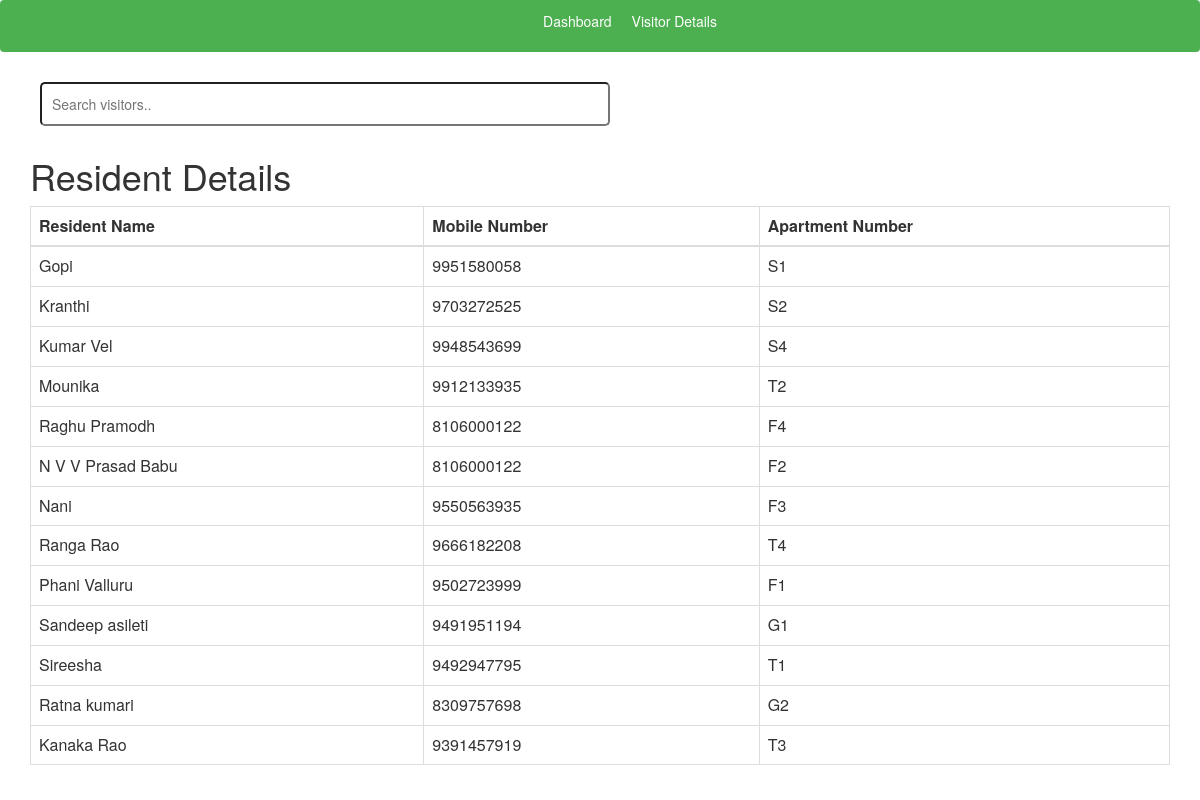
/get_owner_details.php, run on an earlier commit of the app's database.
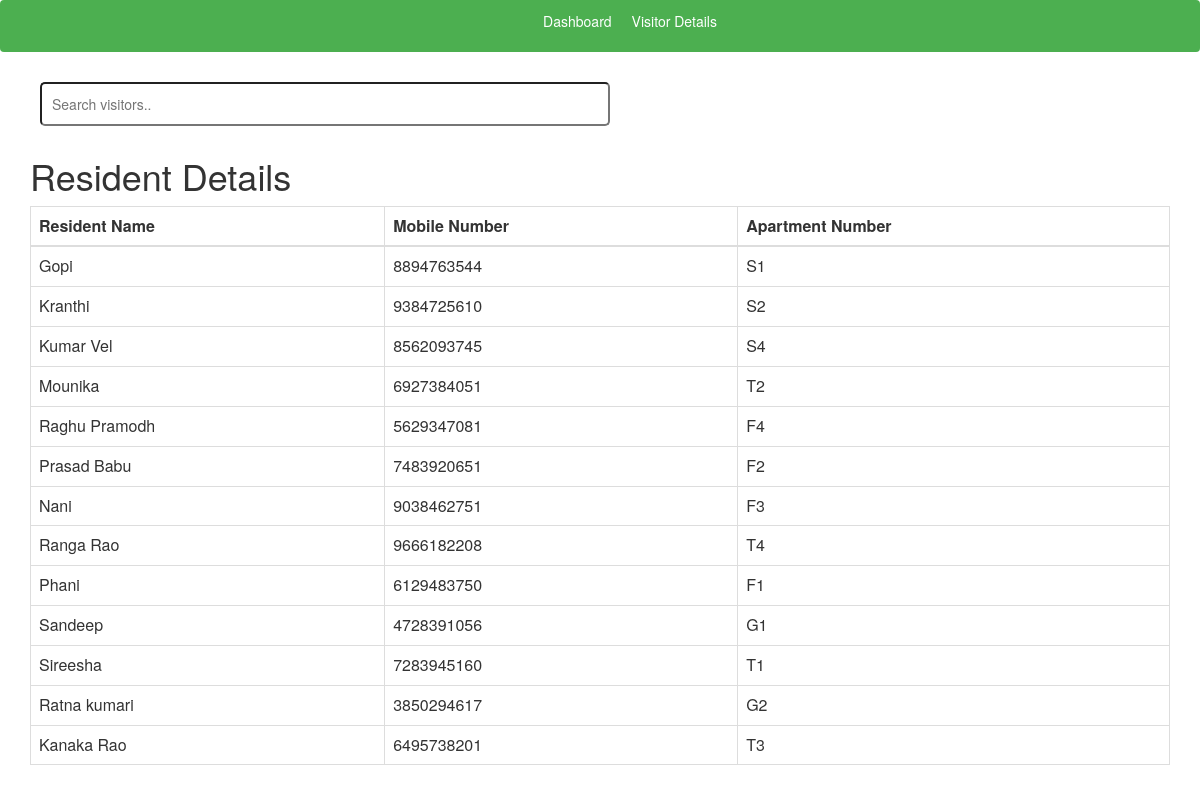
And on a later commit of the database.
### tables this page shows
CREATE TABLE IF NOT EXISTS `residents` (
  `ID` int(5) NOT NULL AUTO_INCREMENT,
  `ResidentName` varchar(120) DEFAULT NULL,
  `MobileNumber` bigint(11) DEFAULT NULL,
  `ApartmentNumber` varchar(120) NOT NULL,
  PRIMARY KEY (`ID`)
);

### get_owner_details.php (the view, shortened to what this page needs)
<?php
include('connect.php');
$query = "SELECT residentName, mobileNumber, apartmentNumber FROM residents";
$result = $conn->query($query);
$rows = array();
if ($result->num_rows > 0) {
    while ($row = $result->fetch_assoc()) {
        $rows[] = $row;
    }
} else {
    $error = 'No owner details found.';
}
?>
<html>
<head>
    <link rel="stylesheet" href="https://maxcdn.bootstrapcdn.com/bootstrap/3.4.1/css/bootstrap.min.css">
</head>
<body>
<nav class="navbar">
    <ul class="nav-links">
        <li><a href="http://localhost/login-final/homepage.html">Dashboard</a></li>
        <li><a href="http://localhost/login-final/visitors.php">Visitor Details</a></li>
    </ul>
</nav>
<div class="container">
        <input id="searchbar"
               onkeyup="search()"
               type="text" name="search"
               placeholder="Search visitors..">
    </div>
<div class="container">
    <div class="row">
        <div class="col-sm-12">
            <h1>Resident Details</h1>
        </div>
    </div>
    <?php if (isset($error)) { ?>
        <div class="row">
            <div class="col-sm-12">
                <p><?php echo $error; ?></p>
            </div>
        </div>
    <?php } else { ?>
        <div class="row">
            <div class="col-sm-12">
                <table class="table table-bordered">
                    <thead>
                    <tr>
                        <th>Resident Name</th>
                        <th>Mobile Number</th>
                        <th>Apartment Number</th>
                    </tr>
                    </thead>
                    <tbody>
                    <?php
                    foreach ($rows as $row) {
                        echo "<tr>";
                        echo "<td>" . $row["residentName"] . "</td>";
                        echo "<td>" . $row["mobileNumber"] . "</td>";
                        echo "<td>" . $row["apartmentNumber"] . "</td>";
                        echo "</tr>";
                    }
                    ?>
                    </tbody>
                </table>
            </div>
        </div>
    <?php } ?>
</div>
</body>
</html>

### get_owner_details.php (style rules this page uses)
.navbar { background-color: #4CAF50; color: #fff; padding: 10px 20px; display: flex; justify-content: space-between; }
.nav-links { display: flex; list-style-type: none; }
.nav-links li { margin-left: 20px; }
.nav-links a { text-decoration: none; color: #fff; }
#searchbar { margin: 10px; padding: 10px; border-radius: 5px; width: 50%; box-sizing: border-box; }

What changed in the data, as far as the page shows it:
changed residents "Gopi": MobileNumber "9951580058" → "8894763544"
changed residents "Kranthi": MobileNumber "9703272525" → "9384725610"
changed residents "Kumar Vel": MobileNumber "9948543699" → "8562093745"
changed residents "Mounika": MobileNumber "9912133935" → "6927384051"
changed residents "Raghu Pramodh": MobileNumber "8106000122" → "5629347081"
changed residents: ResidentName "N V V Prasad Babu" → "Prasad Babu"; MobileNumber "8106000122" → "7483920651"
changed residents "Nani": MobileNumber "9550563935" → "9038462751"
changed residents: ResidentName "Phani Valluru" → "Phani"; MobileNumber "9502723999" → "6129483750"
changed residents: ResidentName "Sandeep asileti" → "Sandeep"; MobileNumber "9491951194" → "4728391056"
changed residents "Sireesha": MobileNumber "9492947795" → "7283945160"
changed residents "Ratna kumari": MobileNumber "8309757698" → "3850294617"
changed residents "Kanaka Rao": MobileNumber "9391457919" → "6495738201"
